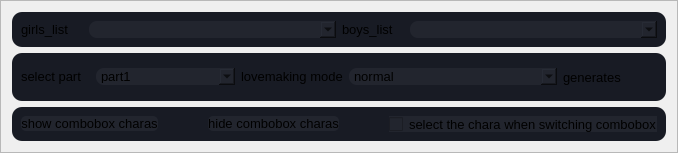
                               <widget class="QFrame" name="frame_14">
                                <property name="styleSheet">
                                 <string notr="true"/>
                                </property>
                                <property name="frameShape">
                                 <enum>QFrame::Shape::StyledPanel</enum>
                                </property>
                                <property name="frameShadow">
                                 <enum>QFrame::Shadow::Raised</enum>
                                </property>
                                <layout class="QVBoxLayout" name="verticalLayout_41">
                                 <item>
                                  <widget class="QFrame" name="frame_16">
                                   <property name="minimumSize">
                                    <size>
                                     <width>0</width>
                                     <height>0</height>
                                    </size>
                                   </property>
                                   <property name="styleSheet">
                                    <string notr="true">QFrame{
    border-radius: 10px;
	border:none;
	
	
	background-color: rgb(24, 27, 36);
}
QWidget{
border:none;
}</string>
                                   </property>
                                   <property name="frameShape">
                                    <enum>QFrame::Shape::StyledPanel</enum>
                                   </property>
                                   <property name="frameShadow">
                                    <enum>QFrame::Shadow::Raised</enum>
                                   </property>
                                   <layout class="QHBoxLayout" name="horizontalLayout_56" stretch="1,4,1,4">
                                    <item>
                                     <widget class="QLabel" name="girl_label">
                                      <property name="minimumSize">
                                       <size>
                                        <width>0</width>
                                        <height>0</height>
                                       </size>
                                      </property>
                                      <property name="maximumSize">
                                       <size>
                                        <width>16777215</width>
                                        <height>16777215</height>
                                       </size>
                                      </property>
                                      <property name="text">
                                       <string>&lt;html&gt;&lt;head/&gt;&lt;body&gt;&lt;p&gt;&lt;span style=&quot; font-size:10pt;&quot;&gt;girls_list&lt;/span&gt;&lt;/p&gt;&lt;/body&gt;&lt;/html&gt;</string>
                                      </property>
                                     </widget>
                                    </item>
                                    <item>
                                     <widget class="QComboBox" name="girl_list">
                                      <property name="styleSheet">
                                       <string notr="true">border-radius: 8px;
font: 10pt;
background-color: rgb(34, 37, 46);</string>
                                      </property>
                                     </widget>
                                    </item>
                                    <item>
                                     <widget class="QLabel" name="boy_label">
                                      <property name="minimumSize">
                                       <size>
                                        <width>0</width>
                                        <height>0</height>
                                       </size>
                                      </property>
                                      <property name="maximumSize">
                                       <size>
                                        <width>16777215</width>
                                        <height>16777215</height>
                                       </size>
                                      </property>
                                      <property name="text">
                                       <string>&lt;html&gt;&lt;head/&gt;&lt;body&gt;&lt;p&gt;&lt;span style=&quot; font-size:10pt;&quot;&gt;boys_list&lt;/span&gt;&lt;/p&gt;&lt;/body&gt;&lt;/html&gt;</string>
                                      </property>
                                     </widget>
                                    </item>
                                    <item>
                                     <widget class="QComboBox" name="boy_list">
                                      <property name="styleSheet">
                                       <string notr="true">border-radius: 8px;
font: 10pt;
background-color: rgb(34, 37, 46);</string>
                                      </property>
                                     </widget>
                                    </item>
                                   </layout>
                                  </widget>
                                 </item>
                                 <item>
                                  <widget class="QFrame" name="frame_17">
                                   <property name="minimumSize">
                                    <size>
                                     <width>0</width>
                                     <height>0</height>
                                    </size>
                                   </property>
                                   <property name="styleSheet">
                                    <string notr="true">QFrame{
    border-radius: 10px;
	border:none;
	
	
	background-color: rgb(24, 27, 36);
}
QWidget{
border:none;
}</string>
                                   </property>
                                   <property name="frameShape">
                                    <enum>QFrame::Shape::StyledPanel</enum>
                                   </property>
                                   <property name="frameShadow">
                                    <enum>QFrame::Shadow::Raised</enum>
                                   </property>
                                   <layout class="QHBoxLayout" name="horizontalLayout_57" stretch="1,2,1,2,0,1">
                                    <item>
                                     <widget class="QLabel" name="scripter_part_label">
                                      <property name="minimumSize">
                                       <size>
                                        <width>0</width>
                                        <height>0</height>
                                       </size>
                                      </property>
                                      <property name="maximumSize">
                                       <size>
                                        <width>16777215</width>
                                        <height>16777215</height>
                                       </size>
                                      </property>
                                      <property name="styleSheet">
                                       <string notr="true">font-size: 10pt;</string>
                                      </property>
                                      <property name="text">
                                       <string>&lt;html&gt;&lt;head/&gt;&lt;body&gt;&lt;p&gt;&lt;span style=&quot; font-size:10pt;&quot;&gt;select part&lt;/span&gt;&lt;/p&gt;&lt;/body&gt;&lt;/html&gt;</string>
                                      </property>
                                     </widget>
                                    </item>
                                    <item>
                                     <widget class="QComboBox" name="scripter_part_list">
                                      <property name="styleSheet">
                                       <string notr="true">border-radius: 8px;
font: 10pt;
background-color: rgb(34, 37, 46);</string>
                                      </property>
                                      <property name="editable">
                                       <bool>false</bool>
                                      </property>
                                      <item>
                                       <property name="text">
                                        <string>part1</string>
                                       </property>
                                      </item>
                                     </widget>
                                    </item>
                                    <item>
                                     <widget class="QLabel" name="lovemaking_label">
                                      <property name="minimumSize">
                                       <size>
                                        <width>0</width>
                                        <height>0</height>
                                       </size>
                                      </property>
                                      <property name="maximumSize">
                                       <size>
                                        <width>16777215</width>
                                        <height>16777215</height>
                                       </size>
                                      </property>
                                      <property name="text">
                                       <string>&lt;html&gt;&lt;head/&gt;&lt;body&gt;&lt;p&gt;&lt;span style=&quot; font-size:10pt;&quot;&gt;lovemaking mode&lt;/span&gt;&lt;/p&gt;&lt;/body&gt;&lt;/html&gt;</string>
                                      </property>
                                     </widget>
                                    </item>
                                    <item>
                                     <widget class="QComboBox" name="lovemaking_mode_list">
                                      <property name="styleSheet">
                                       <string notr="true">border-radius: 8px;
font: 10pt;
background-color: rgb(34, 37, 46);</string>
                                      </property>
                                      <item>
                                       <property name="text">
                                        <string>normal</string>
                                       </property>
                                      </item>
                                      <item>
                                       <property name="text">
                                        <string>blowjob</string>
                                       </property>
                                      </item>
                                      <item>
                                       <property name="text">
                                        <string>breastsex</string>
                                       </property>
                                      </item>
                                      <item>
                                       <property name="text">
                                        <string>handjob(Detecting girl left hand)</string>
                                       </property>
                                      </item>
                                      <item>
                                       <property name="text">
                                        <string>handjob(Detecting girl right hand)</string>
                                       </property>
                                      </item>
                                     </widget>
                                    </item>
                                    <item>
                                     <widget class="QLabel" name="label_7">
                                      <property name="styleSheet">
                                       <string notr="true">font-size: 10pt;</string>
                                      </property>
                                      <property name="text">
                                       <string>generates</string>
                                      </property>
                                     </widget>
                                    </item>
                                    <item>
                                     <widget class="QPushButton" name="creaet_btn">
                                      <property name="minimumSize">
                                       <size>
                                        <width>30</width>
                                        <height>30</height>
                                       </size>
                                      </property>
                                      <property name="maximumSize">
                                       <size>
                                        <width>30</width>
                                        <height>30</height>
                                       </size>
                                      </property>
                                      <property name="styleSheet">
                                       <string notr="true">QPushButton {
	border: none;
    background-position: center;
    background-repeat: no-repeat;
	background-image: url(:/forms/icons/rebuild2.png);
	background-color: rgb(24, 27, 36);
}

QPushButton:hover {
	background-color: rgb(57, 65, 80);
	border: none;
}
QPushButton:pressed {
	background-color: rgb(77, 75, 70);
	border: none;
}</string>
                                      </property>
                                      <property name="text">
                                       <string/>
                                      </property>
                                     </widget>
                                    </item>
                                   </layout>
                                  </widget>
                                 </item>
                                 <item>
                                  <widget class="QFrame" name="frame_18">
                                   <property name="minimumSize">
                                    <size>
                                     <width>0</width>
                                     <height>0</height>
                                    </size>
                                   </property>
                                   <property name="styleSheet">
                                    <string notr="true">QFrame{
    border-radius: 10px;
	border:none;
	
	
	background-color: rgb(24, 27, 36);
}
QWidget{
border:none;
}</string>
                                   </property>
                                   <property name="frameShape">
                                    <enum>QFrame::Shape::StyledPanel</enum>
                                   </property>
                                   <property name="frameShadow">
                                    <enum>QFrame::Shadow::Raised</enum>
                                   </property>
                                   <layout class="QHBoxLayout" name="horizontalLayout_58" stretch="1,1,1">
                                    <property name="spacing">
                                     <number>50</number>
                                    </property>
                                    <item>
                                     <widget class="QPushButton" name="show_charas">
                                      <property name="minimumSize">
                                       <size>
                                        <width>0</width>
                                        <height>0</height>
                                       </size>
                                      </property>
                                      <property name="maximumSize">
                                       <size>
                                        <width>16777215</width>
                                        <height>16777215</height>
                                       </size>
                                      </property>
                                      <property name="styleSheet">
                                       <string notr="true">QPushButton {
	font-size: 10pt;
	background-color: rgb(34, 37, 46);
	border-radius: 5px;
}

QPushButton:hover {
	background-color: rgb(57, 65, 80);
}
QPushButton:pressed {
	background-color: rgb(77, 75, 70);
}</string>
                                      </property>
                                      <property name="text">
                                       <string>show combobox charas</string>
                                      </property>
                                     </widget>
                                    </item>
                                    <item>
                                     <widget class="QPushButton" name="hide_charas">
                                      <property name="minimumSize">
                                       <size>
                                        <width>0</width>
                                        <height>0</height>
                                       </size>
                                      </property>
                                      <property name="maximumSize">
                                       <size>
                                        <width>16777215</width>
                                        <height>16777215</height>
                                       </size>
                                      </property>
                                      <property name="styleSheet">
                                       <string notr="true">QPushButton {
	font-size: 10pt;
	background-color: rgb(34, 37, 46);
	border-radius: 5px;
}

QPushButton:hover {
	background-color: rgb(57, 65, 80);
}
QPushButton:pressed {
	background-color: rgb(77, 75, 70);
}</string>
                                      </property>
                                      <property name="text">
                                       <string>hide combobox charas</string>
                                      </property>
                                     </widget>
                                    </item>
                                    <item>
                                     <widget class="QCheckBox" name="select_chara_combobox">
                                      <property name="styleSheet">
                                       <string notr="true">font-size: 10pt;
background-color: rgb(34, 37, 46);</string>
                                      </property>
                                      <property name="text">
                                       <string>select the chara when switching combobox</string>
                                      </property>
                                     </widget>
                                    </item>
                                   </layout>
                                  </widget>
                                 </item>
                                </layout>
                               </widget>
